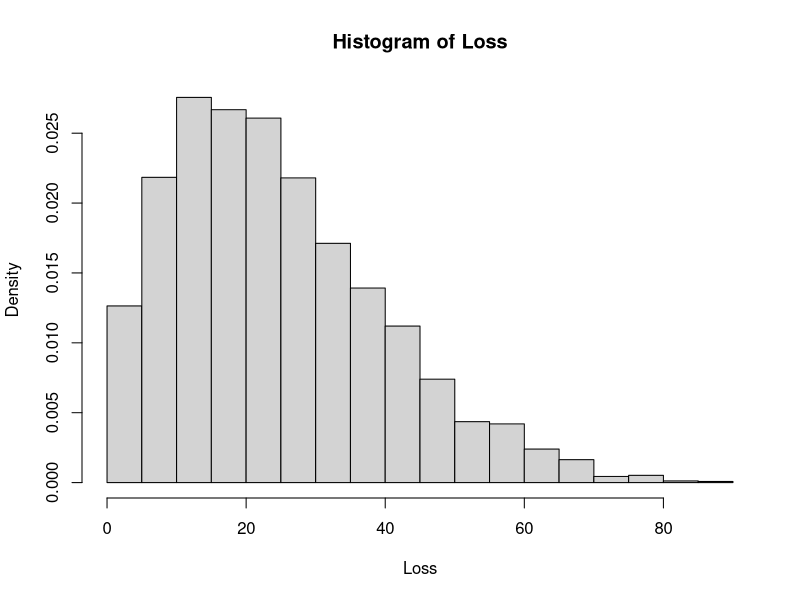

The R source for this figure:
lossrealization<-function (n,PD,EAD,LGD,rho){
  # Keep track of the loss in this portfolio .
  totalloss <- 0
  # Draw a normal random variable for the # systematic factor .
  sf <- rnorm(1)
  # Loop through all obligors to see if they # go into default .
  for(obligor in 1:n){
    # Draw specific factor .
    of <- rnorm(1)
    # Asset value for this obligor .
    x <- sqrt(rho)*sf + sqrt(1-rho)*of
    # Critical threshold for this obligor .
    c <- qnorm(PD[obligor])
    # check for default .
    if(x < c){
      totalloss <- totalloss + EAD[obligor] * LGD[obligor];
    }
  }
  return(totalloss)
}

n <- 100 # The number of obligors in the portfolio.
runs <- 5000 # Number of realizations.
# Run a number of realizations .
EAD <- rep (1,n)
LGD <- rep (1,n)
PD <- rep (0.25,n)
rho <- 0.2
losses <- c()
for(run in 1:runs){
  # Add a new realiza/on of the loss variable .
  losses <- c(losses,lossrealization(n,PD,EAD,LGD,rho))
}
# Output : normalised histogram .
hist(losses, freq =FALSE , main =" Histogram of Loss ", xlab =" Loss ", ylab =" Density ");


alpha <- 0.95 # Alpha level
# Sort losses and select right value
losses <- sort(losses)
j <- floor(alpha*runs)
var_value <- losses[j]
# Select the losses that are larger than VaR
largelosses <- losses[losses >= var_value]
# Output TCE
ES <- mean (largelosses)



